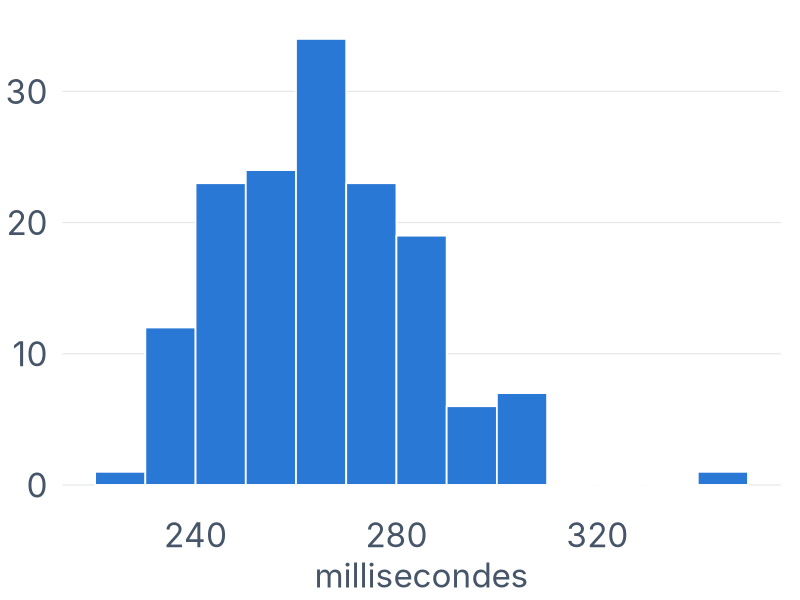
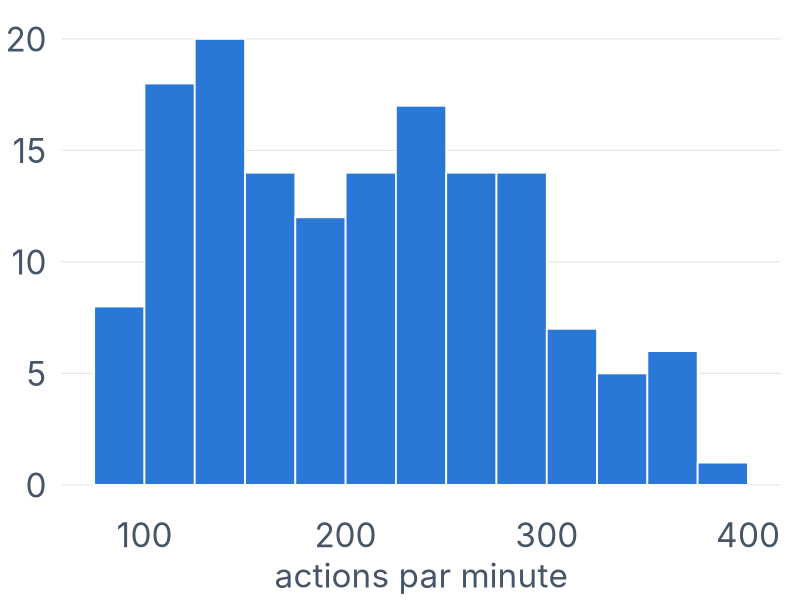
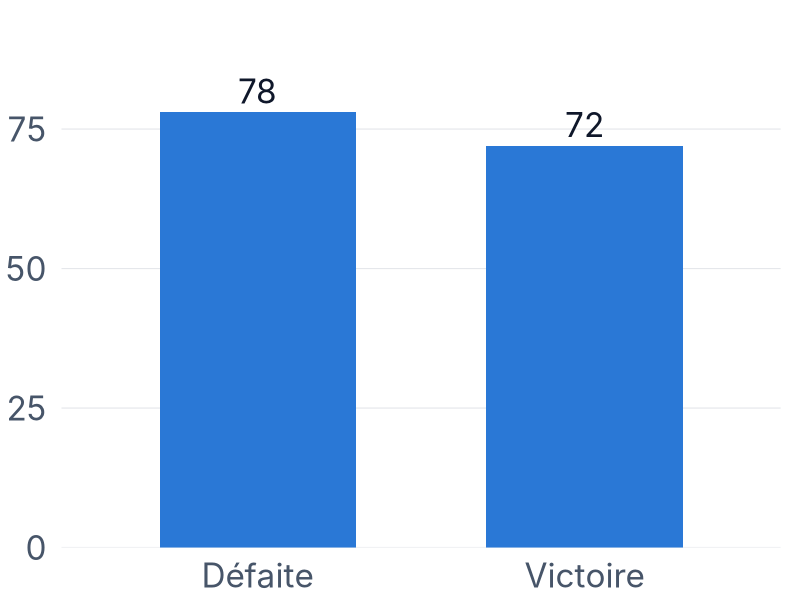
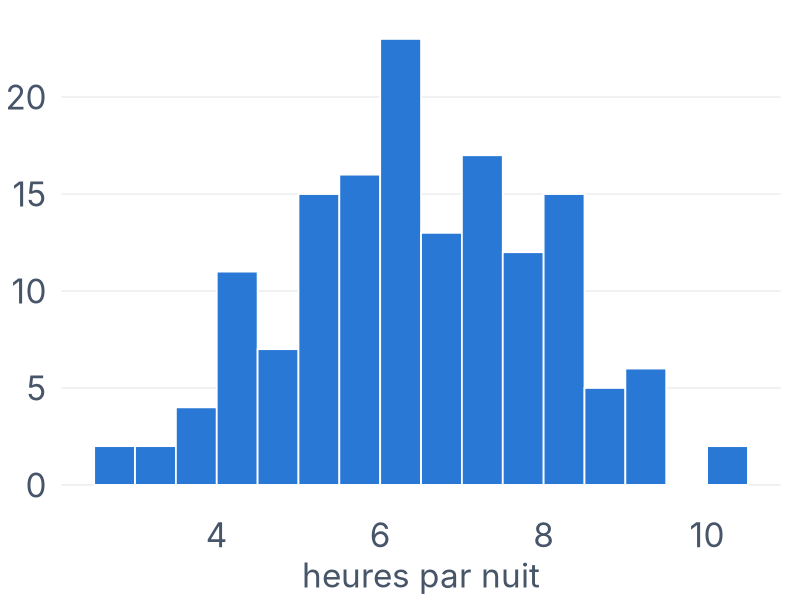
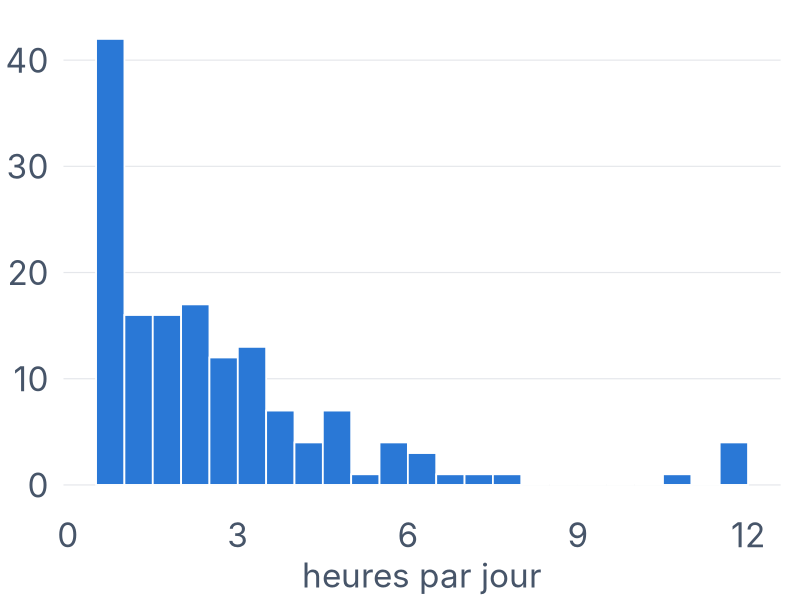
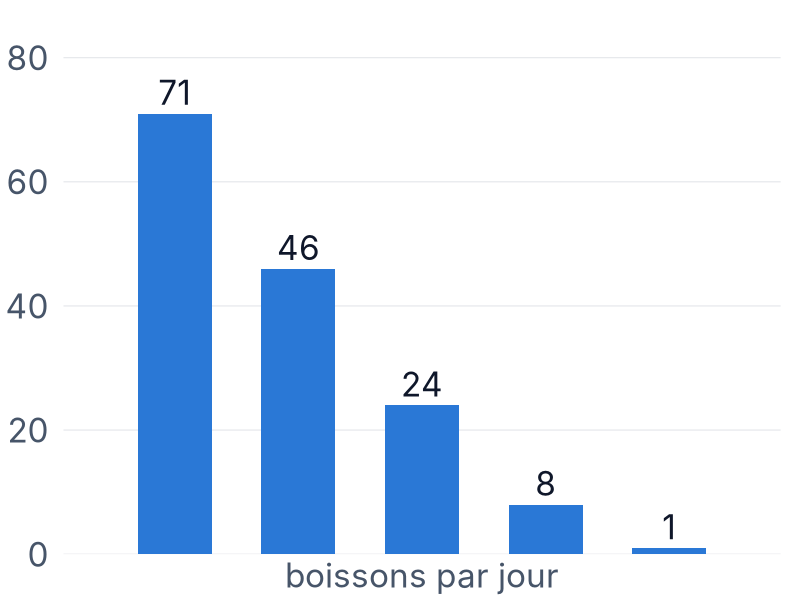
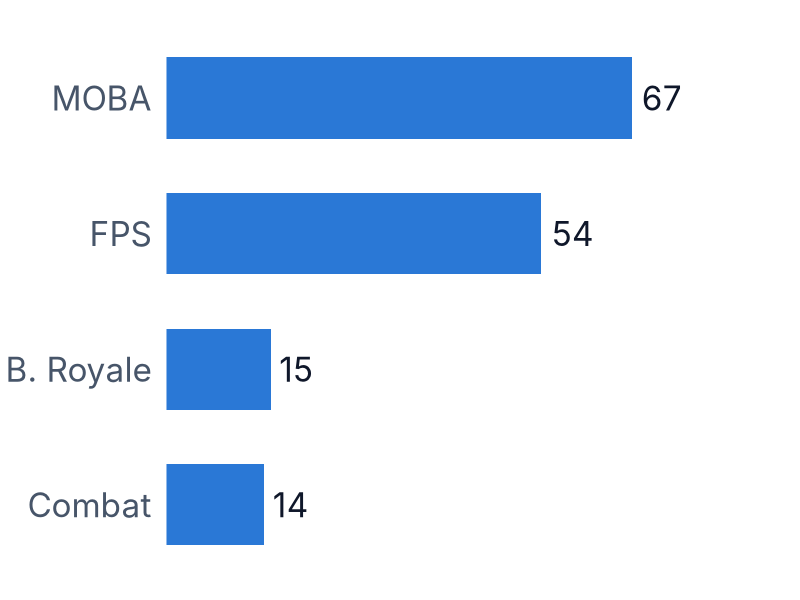
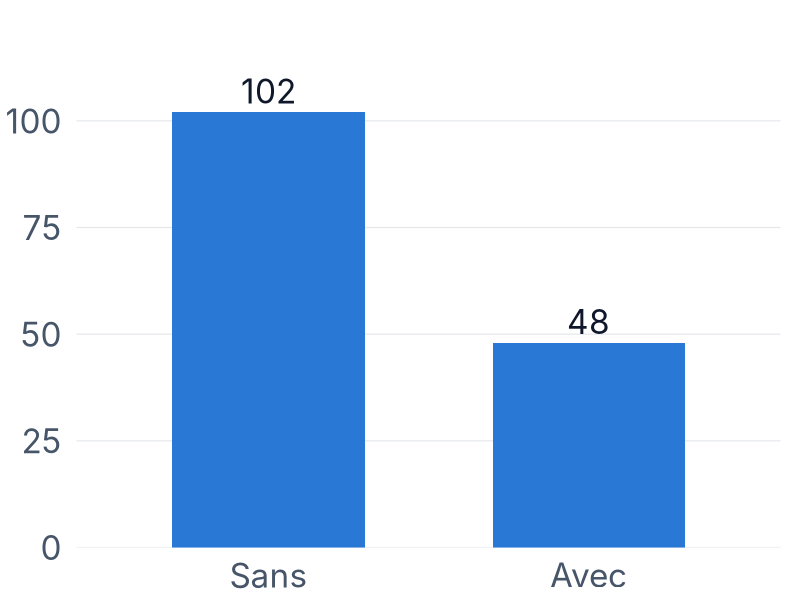

Recreate these plots in R, in order.
##############################################################################
# Projet Théorie des tests — TSE, MSc A1 EMDS (magistère), 2026-2027
# Trinôme 11 : BERTIN Joseph · GUIHARD Thibault · CHEBREK Adam
# Données : Kaggle « E-Sports Biometrics & Performance » (S. Chhetri)
# Échantillon : 150 joueurs tirés au hasard parmi les 232 793 complets
# Problématique : quels facteurs sont liés à la performance en esport ?
# Seuil de tous les tests : alpha = 5 %
##############################################################################

## 1. Données ----------------------------------------------------------------
d <- read.csv2("echantillon_150_complet.csv", stringsAsFactors = TRUE)
d$Game_Genre <- factor(d$Game_Genre,
                       levels = c("MOBA", "FPS", "Battle Royale", "Fighting"))
d$Match_Outcome <- factor(d$Match_Outcome, levels = c("Loss", "Win"))
str(d)
colSums(is.na(d))                  # aucune valeur manquante : 150 complets

# Variable qualitative ordinale obtenue en discrétisant le temps de jeu
d$Classe_Jeu <- cut(d$PlayTime_Hours, breaks = c(0, 1, 3, Inf),
                    labels = c("<= 1 h", "1-3 h", "> 3 h"))
table(d$Classe_Jeu)                # 42 / 61 / 47 : tous les effectifs >= 30

## 2. Étude descriptive univariée --------------------------------------------
quanti <- c("Reaction_Time_ms", "APM", "Sleep_Hours", "PlayTime_Hours",
            "Energy_Drinks", "Heart_Rate_BPM", "HRV_Score", "Age",
            "Screen_Brightness")
resume <- function(x) c(moy = mean(x), et = sd(x), min = min(x),
                        q1 = unname(quantile(x, 0.25)), med = median(x),
                        q3 = unname(quantile(x, 0.75)), max = max(x))
round(t(sapply(d[quanti], resume)), 2)

quali <- c("Game_Genre", "Blue_Light_Filter", "Match_Outcome",
           "Energy_Drinks")
for (v in quali) {
  n <- table(d[[v]])
  print(cbind(n = n, pct = round(100 * prop.table(n), 1)))
}
sum(d$PlayTime_Hours == 0.5)       # joueurs au plancher de 0,5 h de jeu
sum(d$HRV_Score == 100)            # joueurs au plafond de 100 (VFC)
mean(d$Sleep_Hours < 6)            # part des joueurs dormant moins de 6 h

## 3. Les 7 tests de liaison obligatoires ------------------------------------

# Test 1 — Pearson asymptotique (n = 150) : sommeil ~ temps de réaction
# H0 : rho = 0   contre   H1 : rho != 0
cor.test(d$Sleep_Hours, d$Reaction_Time_ms, method = "pearson")
coef(lm(Reaction_Time_ms ~ Sleep_Hours, data = d))  # pente : ms par heure

# Test 2 — ANOVA de Welch asymptotique : temps de réaction ~ durée de jeu
# H0 : mu1 = mu2 = mu3   contre   H1 : au moins deux moyennes diffèrent
resume_groupe <- function(x)
  round(c(n = length(x), moy = mean(x), et = sd(x)), 1)
aggregate(Reaction_Time_ms ~ Classe_Jeu, data = d, FUN = resume_groupe)
oneway.test(Reaction_Time_ms ~ Classe_Jeu, data = d, var.equal = FALSE)
pairwise.t.test(d$Reaction_Time_ms, d$Classe_Jeu, pool.sd = FALSE,
                p.adjust.method = "bonferroni")   # comparaisons multiples

# Test 3 — Spearman : boissons énergisantes ~ fréquence cardiaque
# H0 : rho_S = 0   contre   H1 : rho_S != 0
# (nombreux ex-aequo -> approximation asymptotique, exact = FALSE)
cor.test(d$Energy_Drinks, d$Heart_Rate_BPM, method = "spearman",
         exact = FALSE)
tapply(d$Heart_Rate_BPM, pmin(d$Energy_Drinks, 3), median)

# Test 4 — Kruskal-Wallis : APM ~ genre (Battle Royale 15, Fighting 14)
# H0 : même loi de l'APM dans les 4 genres   contre   H1 : au moins une
# diffère
tapply(d$APM, d$Game_Genre, median)
kruskal.test(APM ~ Game_Genre, data = d)
kruskal.test(APM ~ Game_Genre, data = d)$p.value
pairwise.wilcox.test(d$APM, d$Game_Genre, p.adjust.method = "bonferroni",
                     exact = FALSE)               # comparaisons multiples

# Test 5 — Wilcoxon-Mann-Whitney : filtre lumière bleue ~ temps de
# réaction, sous-échantillon des joueurs de FPS (avec filtre : 13 < 30)
# H0 : même loi du temps de réaction avec et sans filtre
fps <- subset(d, Game_Genre == "FPS")
table(fps$Blue_Light_Filter)
tapply(fps$Reaction_Time_ms, fps$Blue_Light_Filter, median)
wilcox.test(Reaction_Time_ms ~ Blue_Light_Filter, data = fps)

# Test 6 — Student, version Welch asymptotique : temps de réaction ~ issue
# H0 : mu_défaite = mu_victoire   contre   H1 : mu_défaite != mu_victoire
aggregate(Reaction_Time_ms ~ Match_Outcome, data = d, FUN = resume_groupe)
tw <- t.test(Reaction_Time_ms ~ Match_Outcome, data = d, var.equal = FALSE)
tw
2 * pnorm(-abs(tw$statistic))      # p-valeur asymptotique (loi N(0, 1))

# Test 7 — Khi-deux d'indépendance : genre de jeu x issue du match
# H0 : les deux variables sont indépendantes
tab <- table(d$Game_Genre, d$Match_Outcome)
chisq.test(tab)$expected           # effectifs théoriques tous >= 5
chisq.test(tab)
round(100 * prop.table(tab, margin = 1), 1)

## 4. Autres tests de liaison (tableau de synthèse) --------------------------
pearson  <- function(x, y) cor.test(d[[x]], d[[y]])
spearman <- function(x, y) cor.test(d[[x]], d[[y]], method = "spearman",
                                    exact = FALSE)
autres <- list(
  "Age - TR"           = pearson("Age", "Reaction_Time_ms"),
  "VFC - TR"           = pearson("HRV_Score", "Reaction_Time_ms"),
  "Sommeil - VFC"      = pearson("Sleep_Hours", "HRV_Score"),
  "Temps de jeu - VFC" = spearman("PlayTime_Hours", "HRV_Score"),
  "FC - APM"           = pearson("Heart_Rate_BPM", "APM"),
  "Boissons - TR"      = spearman("Energy_Drinks", "Reaction_Time_ms"),
  "Luminosite - TR"    = pearson("Screen_Brightness", "Reaction_Time_ms"),
  "Genre - TR"         = kruskal.test(Reaction_Time_ms ~ Game_Genre, d),
  "APM - Issue"        = t.test(APM ~ Match_Outcome, data = d),
  "Filtre - Issue"     = chisq.test(table(d$Blue_Light_Filter,
                                          d$Match_Outcome))
)
coef_test <- function(t)
  unname(if (length(t$estimate) == 1) t$estimate else t$statistic)
p_val <- sapply(autres, `[[`, "p.value")
data.frame(stat = round(sapply(autres, coef_test), 3),
           p_valeur = signif(p_val, 2),
           conclusion = ifelse(p_val < 0.05, "liaison significative",
                               "pas de liaison"))

## 5. Graphiques (exportés en SVG pour le support) ---------------------------
library(ggplot2)
set.seed(11)                       # position aléatoire des points (jitter)
options(OutDec = ",")              # virgule décimale sur les graphiques
dir.create("figures", showWarnings = FALSE)
bleu <- "#2a78d6"; bleu_clair <- "#cde2fb"; orange <- "#eb6834"
encre <- "#0f172a"; gris <- "#475569"; grille <- "#e5e7eb"
theme_set(theme_minimal(base_size = 24, base_family = "Inter") +
  theme(panel.grid.minor = element_blank(),
        panel.grid.major.x = element_blank(),
        panel.grid.major.y = element_line(colour = grille, linewidth = 0.4),
        axis.text = element_text(colour = gris, size = 24),
        axis.title = element_text(colour = gris, size = 24),
        legend.text = element_text(size = 24),
        plot.margin = margin(12, 14, 4, 4)))
sauve <- function(p, nom, l, h)    # l et h en pixels (96 px = 1 pouce)
  ggsave(file.path("figures", paste0(nom, ".svg")), p,
         width = l / 96, height = h / 96)
txt <- function(...)
  list(size = 24 / .pt, family = "Inter", colour = encre, ...)
virg <- function(x, chiffres) formatC(x, format = "f", digits = chiffres,
                                      decimal.mark = ",")
virg_med <- function(x) ifelse(x == round(x), virg(x, 0), virg(x, 1))

# Boîtes à moustaches + points. Losange orange = moyenne ou médiane (f) ;
# valeur de f écrite en haut de chaque groupe (ordonnée h)
boites <- function(df, x, y, lab_y, f, h, ylim, horiz = FALSE) {
  n <- table(df[[x]])
  sep <- if (length(n) > 3) "\nn=" else "\nn = "   # étiquettes compactes
  df$g <- factor(df[[x]], labels = paste0(names(n), sep, n))
  s <- aggregate(df[[y]], list(g = df$g), f)
  ggplot(df, aes(g, .data[[y]])) +
    geom_boxplot(fill = bleu_clair, colour = bleu, width = 0.55,
                 outlier.shape = NA, linewidth = 0.6) +
    geom_jitter(width = 0.13, height = 0, colour = bleu, alpha = 0.45,
                size = 1.6) +
    geom_point(data = s, aes(g, x), shape = 23, size = 4.8, fill = orange,
               colour = "white", stroke = 0.8) +
    do.call(annotate, c(list("text", x = seq_len(nrow(s)), y = h,
                             label = if (identical(f, mean))
                               virg(s$x, 1) else virg_med(s$x),
                             fontface = "bold"), txt())) +
    (if (horiz) coord_flip(ylim = ylim) else coord_cartesian(ylim = ylim)) +
    labs(x = NULL, y = lab_y)
}
histo <- function(v, pas, lab) ggplot(d, aes(.data[[v]])) +
  geom_histogram(binwidth = pas, boundary = 0, fill = bleu,
                 colour = "white", linewidth = 0.6) +
  labs(x = lab, y = NULL)
barres <- function(v, lab, noms) ggplot(d, aes(.data[[v]])) +
  geom_bar(fill = bleu, width = 0.6) +
  do.call(geom_text, c(list(stat = "count", vjust = -0.35,
                            aes(label = after_stat(count))), txt())) +
  scale_x_discrete(labels = noms) +
  scale_y_continuous(expand = expansion(mult = c(0, 0.22))) +
  labs(x = lab, y = NULL)

# Étude descriptive univariée
L <- 376; H <- 330
sauve(histo("Reaction_Time_ms", 10, "millisecondes"), "d_tr", L, H)
sauve(histo("APM", 25, "actions par minute"), "d_apm", L, H)
sauve(barres("Match_Outcome", NULL, c("Défaite", "Victoire")),
      "d_issue", L, H)
sauve(histo("Sleep_Hours", 0.5, "heures par nuit"), "d_sommeil", L, H)
sauve(histo("PlayTime_Hours", 0.5, "heures par jour") +
        scale_x_continuous(breaks = seq(0, 12, 3)), "d_jeu", L, H)
sauve(barres("Energy_Drinks", "boissons par jour", as.character(0:4)),
      "d_boissons", L, H)
genres <- c("MOBA", "FPS", "B. Royale", "Combat")
sauve(ggplot(d, aes(y = factor(Game_Genre, rev(levels(Game_Genre))))) +
        geom_bar(fill = bleu, width = 0.6) +
        do.call(geom_text, c(list(stat = "count", hjust = -0.25,
                                  aes(label = after_stat(count))), txt())) +
        scale_y_discrete(labels = rev(genres)) +
        scale_x_continuous(expand = expansion(mult = c(0, 0.32))) +
        labs(x = NULL, y = NULL) +
        theme(panel.grid.major.y = element_blank(),
              axis.text.x = element_blank()), "d_genre", L, H)
sauve(barres("Blue_Light_Filter", NULL, c("Sans", "Avec")),
      "d_filtre", L, H)
sauve(histo("Heart_Rate_BPM", 5, "battements par minute") +
        scale_x_continuous(breaks = seq(60, 110, 20)), "d_fc", L, H)

# Test 1 : nuage de points + droite des moindres carrés
L <- 560; H <- 452
sauve(ggplot(d, aes(Sleep_Hours, Reaction_Time_ms)) +
        geom_point(shape = 21, fill = bleu, colour = "white", size = 3.2,
                   stroke = 0.6, alpha = 0.85) +
        geom_smooth(method = "lm", formula = y ~ x, se = FALSE,
                    colour = orange, linewidth = 1.1) +
        do.call(annotate, c(list("text", x = 9.2, y = 338,
                                 label = "r = −0,30",
                                 fontface = "bold"), txt())) +
        labs(x = "Sommeil (heures)", y = "Temps de réaction (ms)"),
      "t1_pearson", L, H)

# Test 2 : temps de réaction par classe de temps de jeu (moyennes)
d2 <- transform(d, Classe_Jeu = factor(Classe_Jeu,
                  labels = c("≤ 1 h", "1 – 3 h", "> 3 h")))
sauve(boites(d2, "Classe_Jeu", "Reaction_Time_ms", "Temps de réaction (ms)",
             mean, 362, c(220, 362)), "t2_anova", L, H)

# Test 3 : fréquence cardiaque par nombre de boissons (médianes ;
# 3 et 4 boissons regroupés sur le graphique uniquement)
d3 <- transform(d, Boissons = factor(pmin(Energy_Drinks, 3),
                  labels = c("0", "1", "2", "≥ 3")))
sauve(boites(d3, "Boissons", "Heart_Rate_BPM", "Fréq. cardiaque (bpm)",
             median, 119, c(58, 119)) +
        labs(x = "Boissons énergisantes par jour"), "t3_spearman", L, H)

# Test 4 : APM par genre de jeu (boîtes horizontales, rangées par médiane)
d4 <- transform(d, Game_Genre = factor(Game_Genre, labels = genres))
d4$Game_Genre <- reorder(d4$Game_Genre, d4$APM, FUN = median)
sauve(boites(d4, "Game_Genre", "APM", "Actions par minute", median, 458,
             c(70, 498), horiz = TRUE) +
        scale_y_continuous(breaks = seq(100, 400, 100)) +
        theme(panel.grid.major.y = element_blank(),
              panel.grid.major.x = element_line(colour = grille,
                                                linewidth = 0.4)),
      "t4_kruskal", L, H)

# Test 5 : temps de réaction selon le filtre, joueurs de FPS (médianes)
d5 <- transform(fps, Blue_Light_Filter = factor(Blue_Light_Filter,
                  labels = c("Sans filtre", "Avec filtre")))
sauve(boites(d5, "Blue_Light_Filter", "Reaction_Time_ms",
             "Temps de réaction (ms)", median, 312, c(228, 312)),
      "t5_wilcoxon", L, H)

# Test 6 : temps de réaction selon l'issue du match (moyennes)
d6 <- transform(d, Match_Outcome = factor(Match_Outcome,
                  labels = c("Défaite", "Victoire")))
sauve(boites(d6, "Match_Outcome", "Reaction_Time_ms",
             "Temps de réaction (ms)", mean, 362, c(220, 362)),
      "t6_welch", L, H)

# Test 7 : part de victoires par genre (barres empilées à 100 %)
p7 <- as.data.frame(prop.table(tab, 1))
names(p7) <- c("genre", "issue", "part")
p7$genre <- factor(p7$genre, levels = rev(levels(d$Game_Genre)),
                   labels = rev(paste0(genres, "\nn=", table(d$Game_Genre))))
p7$issue <- factor(p7$issue, labels = c("Défaite", "Victoire"))
sauve(ggplot(p7, aes(part, genre, fill = issue)) +
        geom_col(width = 0.56, colour = "white", linewidth = 1.2,
                 position = position_stack(reverse = TRUE)) +
        geom_text(aes(label = paste0(round(100 * part), " %"),
                      colour = issue), size = 24 / .pt, family = "Inter",
                  fontface = "bold",
                  position = position_stack(vjust = 0.5, reverse = TRUE)) +
        geom_vline(xintercept = mean(d$Match_Outcome == "Win"),
                   colour = encre, linewidth = 0.6, linetype = "22") +
        scale_fill_manual(values = c(Défaite = "#dbe3ee", Victoire = bleu)) +
        scale_colour_manual(values = c(Défaite = encre, Victoire = "white"),
                            guide = "none") +
        scale_x_continuous(labels = function(x) paste0(100 * x, " %"),
                           breaks = c(0, 0.5, 1),
                           expand = expansion(mult = c(0, 0.06))) +
        labs(x = NULL, y = NULL, fill = NULL) +
        theme(legend.position = "top", legend.justification = "left",
              plot.margin = margin(6, 34, 4, 4),
              panel.grid.major.y = element_blank(),
              panel.grid.major.x = element_line(colour = grille,
                                                linewidth = 0.4)),
      "t7_khi2", L, H)
